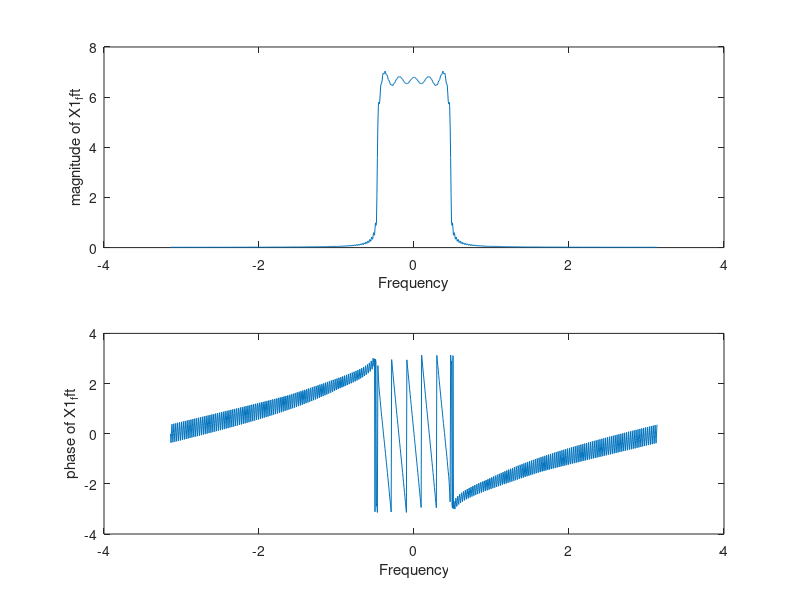
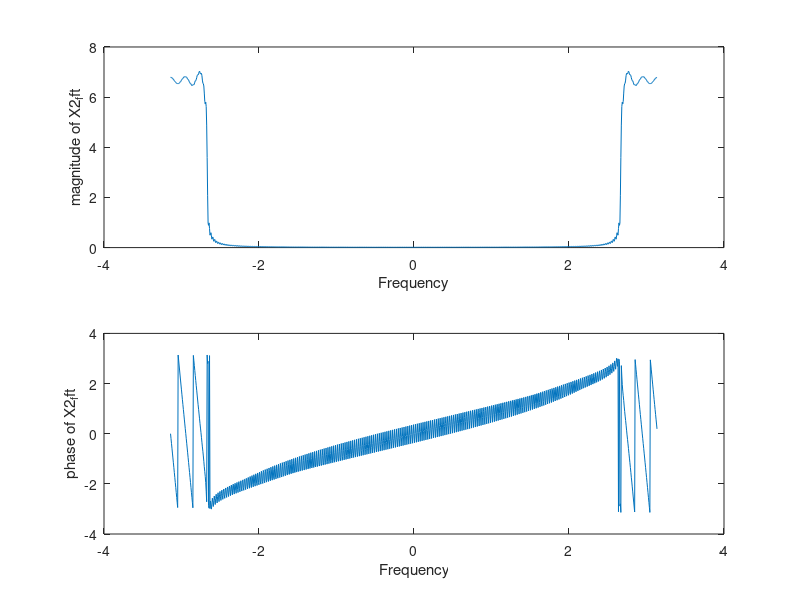
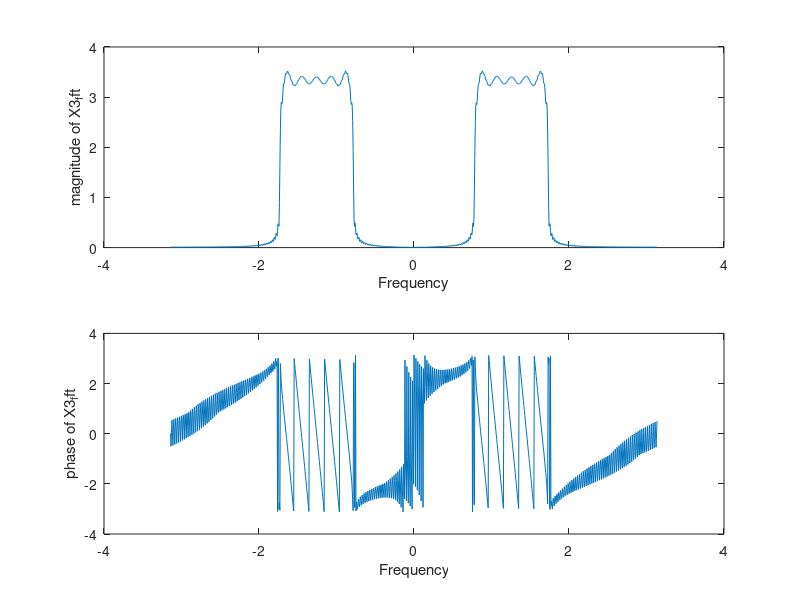

The MATLAB script that drew these images, in order:
clear all; close all;
n = 0:255;
x1 = sinc(0.15 * (n - 32));
x2 = x1 .* (-1) .^ n;
x3 = x1 .* cos(2 * pi * 0.2 * n);

N = 1024;
Fs = 1;
X1_fft = fftshift(fft(x1, N));
X2_fft = fftshift(fft(x2, N));
X3_fft = fftshift(fft(x3, N));

w_period = 2*pi*Fs/N;
w = (-0.5*N:0.5*N - 1) * w_period;
X1_magn = abs(X1_fft);
X1_phase = angle(X1_fft);
X2_magn = abs(X2_fft);
X2_phase = angle(X2_fft);
X3_magn = abs(X3_fft);
X3_phase = angle(X3_fft);

figure;
subplot(2, 1, 1);
plot(w, X1_magn);
    xlabel('Frequency');
    ylabel('magnitude of X1_fft');

subplot(2, 1, 2);
plot(w, X1_phase);
    xlabel('Frequency');
    ylabel('phase of X1_fft');


figure;
subplot(2, 1, 1);
plot(w, X2_magn);
    xlabel('Frequency');
    ylabel('magnitude of X2_fft');

subplot(2, 1, 2);
plot(w, X2_phase);
    xlabel('Frequency');
    ylabel('phase of X2_fft');


figure;
subplot(2, 1, 1);
plot(w, X3_magn);
    xlabel('Frequency');
    ylabel('magnitude of X3_fft');

subplot(2, 1, 2);
plot(w, X3_phase);
    xlabel('Frequency');
    ylabel('phase of X3_fft');


